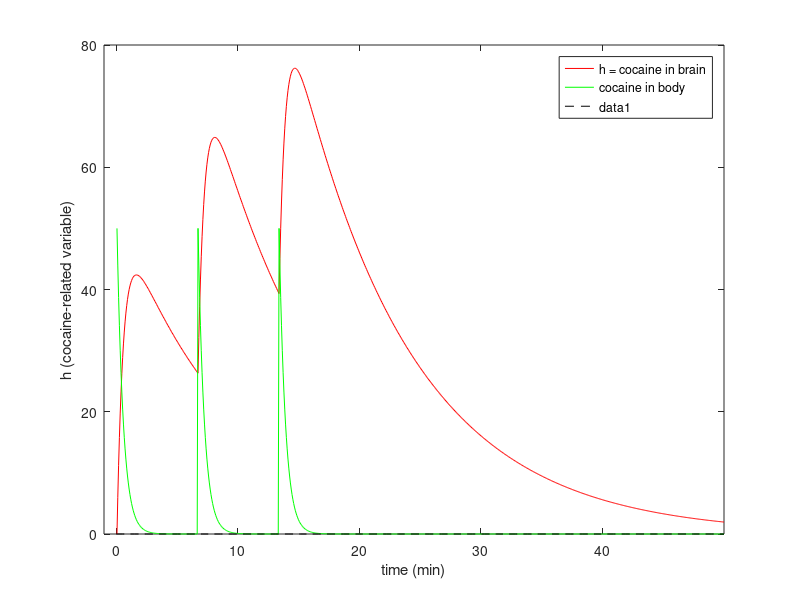

MATLAB code to generate this figure:
% we want to understand how the dynamics of cocaine administration look.
% we believe this is what Mehdi used to simulate. (cf. Figure 1 of psych
% review paper).

close all; clear; clc

T = (50*60)/4; % number of time steps (each is 4s)
t_infusions = [100 200]; % on which timesteps we assume any ADDITIONAL cocaine is taken
K = 50; % let's say this is a constant resulting from a unit dose of cocaine
cc = 50; % so this is the initial amount in the 'cocaine buffer'
omega = 12e-2; % absorption rate from buffer
phi = .7e-2;   % elimination rate

% dynamics, discrete process
t_c = zeros(1,T); t_c(t_infusions)=1;
h = zeros(T,1);
cc = zeros(T,1); cc(1) = K;
for i=1:T-1
   h(i+1) = h(i) + omega*cc(i) - phi*h(i); % (1-phi)*h(i) + omega*cc(i); % h is producedas an effect off
   cc(i+1) = cc(i) - omega*cc(i) + t_c(i)*K; %(1-omega)*cc(i) + t_c(i)*K;
end

%plotting
plot([4:4:T*4]./60, h,'r')
hold on
plot([4:4:T*4]./60, cc,'g')
legend({'h = cocaine in brain','cocaine in body'})
plot(linspace(0,(T*4)/60), zeros(1,100), 'k--')
xlabel('time (min)'), ylabel('h (cocaine-related variable)')
set(gca,'xtick',0:10:40, 'xlim', [-1 (T*4)/60])